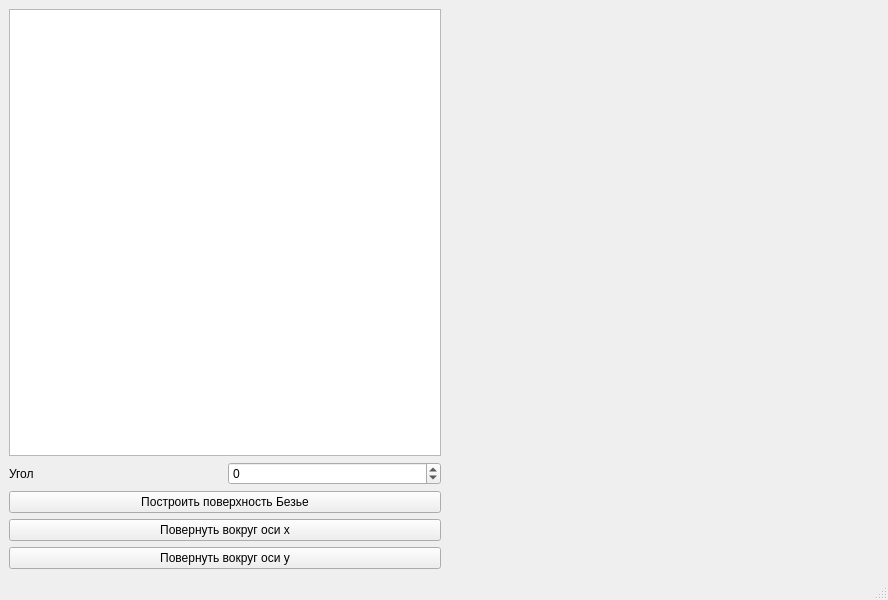
<?xml version="1.0" encoding="UTF-8"?>
<ui version="4.0">
 <class>MainWindow</class>
 <widget class="QMainWindow" name="MainWindow">
  <property name="geometry">
   <rect>
    <x>0</x>
    <y>0</y>
    <width>888</width>
    <height>600</height>
   </rect>
  </property>
  <property name="windowTitle">
   <string>MainWindow</string>
  </property>
  <widget class="QWidget" name="centralwidget">
   <layout class="QHBoxLayout" name="horizontalLayout">
    <item>
     <layout class="QVBoxLayout" name="verticalLayout">
      <item>
       <widget class="QListWidget" name="points_list_widget">
        <property name="sizePolicy">
         <sizepolicy hsizetype="MinimumExpanding" vsizetype="Expanding">
          <horstretch>0</horstretch>
          <verstretch>0</verstretch>
         </sizepolicy>
        </property>
       </widget>
      </item>
      <item>
       <layout class="QHBoxLayout" name="horizontalLayout_2">
        <item>
         <widget class="QLabel" name="angle_lbl">
          <property name="text">
           <string>Угол</string>
          </property>
         </widget>
        </item>
        <item>
         <widget class="QSpinBox" name="angle_sb">
          <property name="minimum">
           <number>-360</number>
          </property>
          <property name="maximum">
           <number>360</number>
          </property>
         </widget>
        </item>
       </layout>
      </item>
      <item>
       <widget class="QPushButton" name="draw_button">
        <property name="text">
         <string>Построить поверхность Безье</string>
        </property>
       </widget>
      </item>
      <item>
       <widget class="QPushButton" name="turn_x_button">
        <property name="text">
         <string>Повернуть вокруг оси x</string>
        </property>
       </widget>
      </item>
      <item>
       <widget class="QPushButton" name="turn_y_button">
        <property name="text">
         <string>Повернуть вокруг оси y</string>
        </property>
       </widget>
      </item>
     </layout>
    </item>
    <item>
     <widget class="QWidget" name="plot_widget" native="true">
      <property name="sizePolicy">
       <sizepolicy hsizetype="Expanding" vsizetype="Expanding">
        <horstretch>0</horstretch>
        <verstretch>0</verstretch>
       </sizepolicy>
      </property>
     </widget>
    </item>
   </layout>
  </widget>
  <widget class="QMenuBar" name="menubar">
   <property name="geometry">
    <rect>
     <x>0</x>
     <y>0</y>
     <width>888</width>
     <height>21</height>
    </rect>
   </property>
  </widget>
  <widget class="QStatusBar" name="statusbar"/>
 </widget>
 <resources/>
 <connections/>
</ui>
